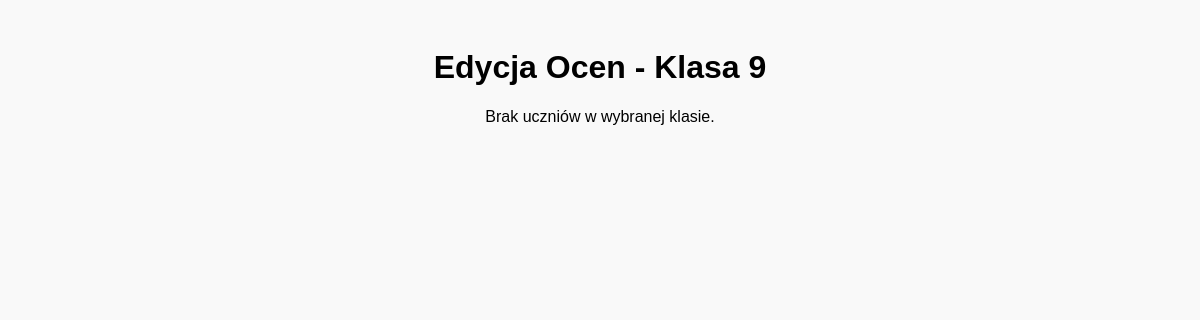
/edycja_ocen.php?class=9, run on an earlier commit of the app's database.
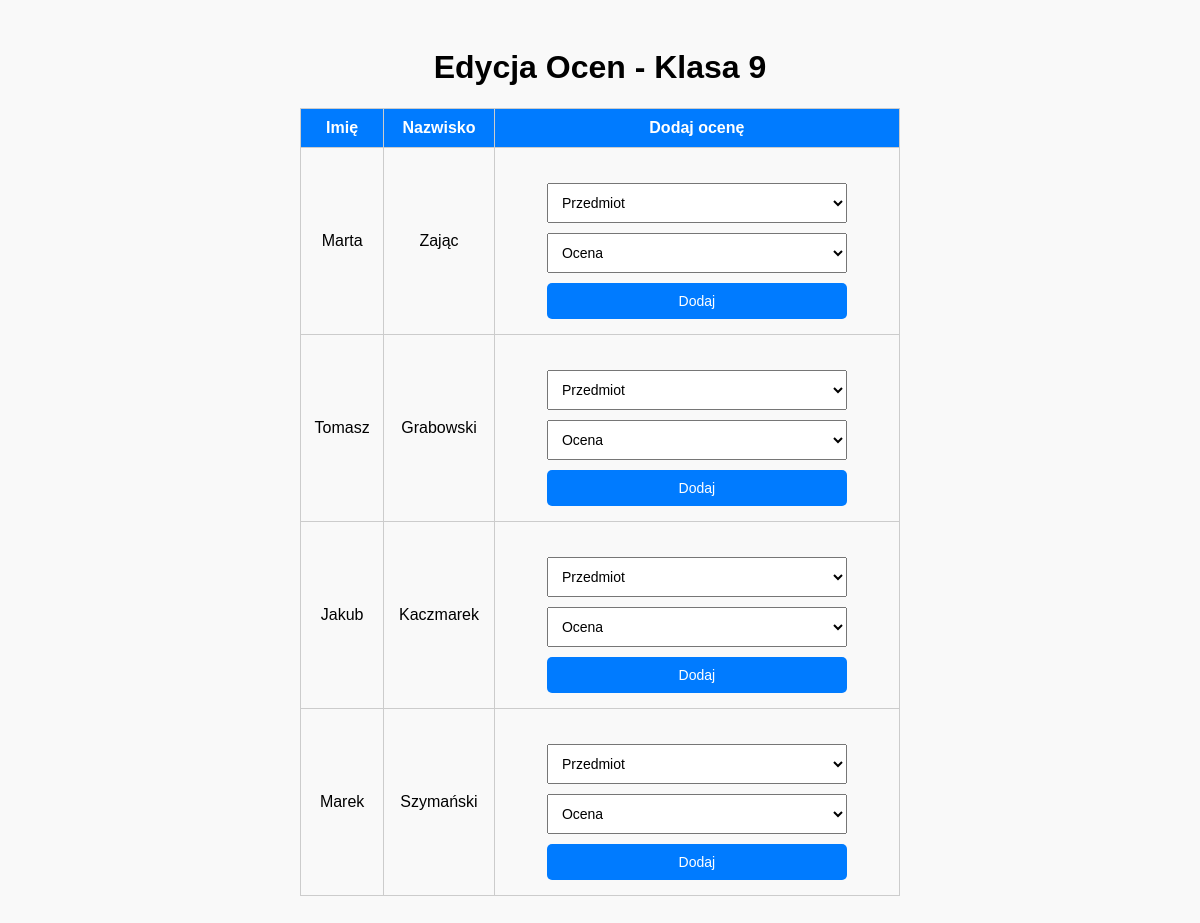
And on a later commit of the database.
### tables this page shows
CREATE TABLE `uzytkownik` (
  `uzytkownik_id` int(30) NOT NULL,
  `imie` varchar(50) NOT NULL,
  `drugie_imie` varchar(50) DEFAULT NULL,
  `nazwisko` varchar(50) NOT NULL,
  `haslo` varchar(255) NOT NULL,
  `edycja` tinyint(1) NOT NULL,
  `id_klasy` int(11) DEFAULT NULL
);

### edycja_ocen.php (the view, shortened to what this page needs)
<?php
if (isset($_GET['class']) && is_numeric($_GET['class'])) {
    $classId = $_GET['class'];
} else {
    die("Brak lub nieprawidłowy identyfikator klasy w adresie URL.");
}
$host = 'localhost';
$dbname = 'dziennik';
$user = 'root';
$password = '';
try {
    $pdo = new PDO("mysql:host=$host;dbname=$dbname;charset=utf8", $user, $password);
    $pdo->setAttribute(PDO::ATTR_ERRMODE, PDO::ERRMODE_EXCEPTION);
} catch (PDOException $e) {
    die("Błąd połączenia z bazą danych: " . $e->getMessage());
}
$studentsQuery = $pdo->prepare("
    SELECT uzytkownik_id, imie, nazwisko
    FROM uzytkownik
    WHERE edycja = 0 AND id_klasy = :classId
");
$studentsQuery->bindParam(':classId', $classId, PDO::PARAM_INT);
$studentsQuery->execute();
$students = $studentsQuery->fetchAll(PDO::FETCH_ASSOC);
?>
<!DOCTYPE html>
<html lang="pl">
<head>
</head>
<body>
    <h1>Edycja Ocen - Klasa <?php echo htmlspecialchars($classId); ?></h1>
    <?php if (empty($students)): ?>
        <p>Brak uczniów w wybranej klasie.</p>
    <?php else: ?>
        <table>
            <tr>
                <th>Imię</th>
                <th>Nazwisko</th>
                <th>Dodaj ocenę</th>
            </tr>
            <?php foreach ($students as $student): ?>
                <tr>
                    <td><?php echo htmlspecialchars($student['imie']); ?></td>
                    <td><?php echo htmlspecialchars($student['nazwisko']); ?></td>
                    <td>
                        <form method="POST">
                            <select name="subject_id" required>
                                <option value="" disabled selected>Przedmiot</option>
                            </select>
                            <select name="grade_id" required>
                                <option value="" disabled selected>Ocena</option>
                            </select>
                            <button type="submit">Dodaj</button>
                        </form>
                    </td>
                </tr>
            <?php endforeach; ?>
        </table>
    <?php endif; ?>
</body>
</html>

What changed in the data, as far as the page shows it:
now on this page (row edited): uzytkownik: imie "Marta", nazwisko "Zając"
added uzytkownik: imie "Tomasz", nazwisko "Grabowski"
added uzytkownik: imie "Jakub", nazwisko "Kaczmarek"
added uzytkownik: imie "Marek", nazwisko "Szymański"
Also different on the page:
text no longer shown: "Brak uczniów w wybranej klasie."
text now shown: "Imię Nazwisko Dodaj ocenę"
